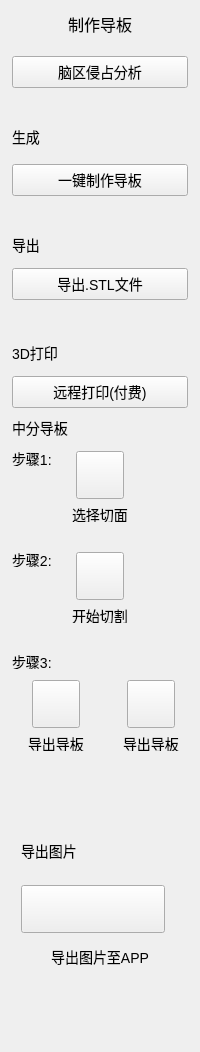
<?xml version="1.0" encoding="UTF-8"?>
<ui version="4.0">
 <class>UnitCreatePunctureGuide</class>
 <widget class="qMRMLWidget" name="UnitCreatePunctureGuide">
  <property name="geometry">
   <rect>
    <x>0</x>
    <y>0</y>
    <width>200</width>
    <height>1052</height>
   </rect>
  </property>
  <property name="minimumSize">
   <size>
    <width>200</width>
    <height>0</height>
   </size>
  </property>
  <property name="maximumSize">
   <size>
    <width>200</width>
    <height>16777215</height>
   </size>
  </property>
  <property name="styleSheet">
   <string notr="true"/>
  </property>
  <layout class="QHBoxLayout" name="horizontalLayout">
   <property name="spacing">
    <number>0</number>
   </property>
   <property name="leftMargin">
    <number>0</number>
   </property>
   <property name="topMargin">
    <number>0</number>
   </property>
   <property name="rightMargin">
    <number>0</number>
   </property>
   <property name="bottomMargin">
    <number>0</number>
   </property>
   <item>
    <widget class="QWidget" name="widget_2" native="true">
     <property name="styleSheet">
      <string notr="true">font:14px;</string>
     </property>
     <layout class="QVBoxLayout" name="verticalLayout">
      <property name="spacing">
       <number>12</number>
      </property>
      <property name="leftMargin">
       <number>12</number>
      </property>
      <property name="topMargin">
       <number>12</number>
      </property>
      <property name="rightMargin">
       <number>12</number>
      </property>
      <property name="bottomMargin">
       <number>12</number>
      </property>
      <item>
       <widget class="QLabel" name="label">
        <property name="minimumSize">
         <size>
          <width>0</width>
          <height>24</height>
         </size>
        </property>
        <property name="maximumSize">
         <size>
          <width>16777215</width>
          <height>24</height>
         </size>
        </property>
        <property name="styleSheet">
         <string notr="true">font:16px;</string>
        </property>
        <property name="text">
         <string>制作导板</string>
        </property>
        <property name="alignment">
         <set>Qt::AlignCenter</set>
        </property>
       </widget>
      </item>
      <item>
       <spacer name="verticalSpacer_2">
        <property name="orientation">
         <enum>Qt::Vertical</enum>
        </property>
        <property name="sizeType">
         <enum>QSizePolicy::Fixed</enum>
        </property>
        <property name="sizeHint" stdset="0">
         <size>
          <width>20</width>
          <height>4</height>
         </size>
        </property>
       </spacer>
      </item>
      <item>
       <widget class="QPushButton" name="brain_segment_button">
        <property name="minimumSize">
         <size>
          <width>176</width>
          <height>32</height>
         </size>
        </property>
        <property name="maximumSize">
         <size>
          <width>16777215</width>
          <height>24</height>
         </size>
        </property>
        <property name="text">
         <string>脑区侵占分析</string>
        </property>
       </widget>
      </item>
      <item>
       <spacer name="verticalSpacer_6">
        <property name="orientation">
         <enum>Qt::Vertical</enum>
        </property>
        <property name="sizeType">
         <enum>QSizePolicy::Fixed</enum>
        </property>
        <property name="sizeHint" stdset="0">
         <size>
          <width>20</width>
          <height>30</height>
         </size>
        </property>
       </spacer>
      </item>
      <item>
       <widget class="QLabel" name="label_3">
        <property name="minimumSize">
         <size>
          <width>0</width>
          <height>22</height>
         </size>
        </property>
        <property name="maximumSize">
         <size>
          <width>16777215</width>
          <height>22</height>
         </size>
        </property>
        <property name="font">
         <font>
          <pointsize>-1</pointsize>
          <italic>false</italic>
          <bold>false</bold>
         </font>
        </property>
        <property name="text">
         <string>生成</string>
        </property>
        <property name="alignment">
         <set>Qt::AlignLeading|Qt::AlignLeft|Qt::AlignVCenter</set>
        </property>
       </widget>
      </item>
      <item>
       <widget class="QPushButton" name="btnMake">
        <property name="sizePolicy">
         <sizepolicy hsizetype="Fixed" vsizetype="Fixed">
          <horstretch>0</horstretch>
          <verstretch>0</verstretch>
         </sizepolicy>
        </property>
        <property name="minimumSize">
         <size>
          <width>176</width>
          <height>32</height>
         </size>
        </property>
        <property name="maximumSize">
         <size>
          <width>17622</width>
          <height>24</height>
         </size>
        </property>
        <property name="font">
         <font>
          <pointsize>-1</pointsize>
          <italic>false</italic>
          <bold>false</bold>
         </font>
        </property>
        <property name="text">
         <string>一键制作导板</string>
        </property>
       </widget>
      </item>
      <item>
       <spacer name="verticalSpacer_3">
        <property name="orientation">
         <enum>Qt::Vertical</enum>
        </property>
        <property name="sizeType">
         <enum>QSizePolicy::Fixed</enum>
        </property>
        <property name="sizeHint" stdset="0">
         <size>
          <width>20</width>
          <height>30</height>
         </size>
        </property>
       </spacer>
      </item>
      <item>
       <widget class="QLabel" name="label_4">
        <property name="minimumSize">
         <size>
          <width>0</width>
          <height>22</height>
         </size>
        </property>
        <property name="maximumSize">
         <size>
          <width>16777215</width>
          <height>22</height>
         </size>
        </property>
        <property name="text">
         <string>导出</string>
        </property>
       </widget>
      </item>
      <item>
       <widget class="QPushButton" name="btnExport">
        <property name="minimumSize">
         <size>
          <width>0</width>
          <height>32</height>
         </size>
        </property>
        <property name="font">
         <font>
          <pointsize>-1</pointsize>
          <italic>false</italic>
          <bold>false</bold>
         </font>
        </property>
        <property name="text">
         <string>导出.STL文件</string>
        </property>
       </widget>
      </item>
      <item>
       <spacer name="verticalSpacer_4">
        <property name="orientation">
         <enum>Qt::Vertical</enum>
        </property>
        <property name="sizeType">
         <enum>QSizePolicy::Fixed</enum>
        </property>
        <property name="sizeHint" stdset="0">
         <size>
          <width>20</width>
          <height>30</height>
         </size>
        </property>
       </spacer>
      </item>
      <item>
       <widget class="QLabel" name="label_2">
        <property name="minimumSize">
         <size>
          <width>0</width>
          <height>22</height>
         </size>
        </property>
        <property name="maximumSize">
         <size>
          <width>16777215</width>
          <height>22</height>
         </size>
        </property>
        <property name="font">
         <font>
          <pointsize>-1</pointsize>
          <italic>false</italic>
          <bold>false</bold>
         </font>
        </property>
        <property name="text">
         <string>3D打印</string>
        </property>
        <property name="alignment">
         <set>Qt::AlignLeading|Qt::AlignLeft|Qt::AlignVCenter</set>
        </property>
       </widget>
      </item>
      <item>
       <widget class="QPushButton" name="btnPrint">
        <property name="minimumSize">
         <size>
          <width>0</width>
          <height>32</height>
         </size>
        </property>
        <property name="font">
         <font>
          <pointsize>-1</pointsize>
          <italic>false</italic>
          <bold>false</bold>
         </font>
        </property>
        <property name="text">
         <string>远程打印(付费)</string>
        </property>
       </widget>
      </item>
      <item>
       <widget class="QWidget" name="widget" native="true">
        <property name="minimumSize">
         <size>
          <width>0</width>
          <height>340</height>
         </size>
        </property>
        <widget class="QWidget" name="widget_3" native="true">
         <property name="geometry">
          <rect>
           <x>0</x>
           <y>0</y>
           <width>141</width>
           <height>16</height>
          </rect>
         </property>
         <property name="minimumSize">
          <size>
           <width>0</width>
           <height>16</height>
          </size>
         </property>
         <property name="maximumSize">
          <size>
           <width>16777215</width>
           <height>16</height>
          </size>
         </property>
         <layout class="QHBoxLayout" name="horizontalLayout_2">
          <property name="leftMargin">
           <number>0</number>
          </property>
          <property name="topMargin">
           <number>0</number>
          </property>
          <property name="rightMargin">
           <number>0</number>
          </property>
          <property name="bottomMargin">
           <number>0</number>
          </property>
          <item>
           <widget class="QLabel" name="label_5">
            <property name="text">
             <string>中分导板</string>
            </property>
            <property name="alignment">
             <set>Qt::AlignLeading|Qt::AlignLeft|Qt::AlignVCenter</set>
            </property>
           </widget>
          </item>
          <item>
           <widget class="QLabel" name="icon_vip">
            <property name="minimumSize">
             <size>
              <width>16</width>
              <height>16</height>
             </size>
            </property>
            <property name="maximumSize">
             <size>
              <width>16</width>
              <height>16</height>
             </size>
            </property>
            <property name="text">
             <string/>
            </property>
           </widget>
          </item>
          <item>
           <spacer name="horizontalSpacer_2">
            <property name="orientation">
             <enum>Qt::Horizontal</enum>
            </property>
            <property name="sizeHint" stdset="0">
             <size>
              <width>40</width>
              <height>20</height>
             </size>
            </property>
           </spacer>
          </item>
         </layout>
        </widget>
        <widget class="QPushButton" name="btnChoosePlane">
         <property name="geometry">
          <rect>
           <x>64</x>
           <y>31</y>
           <width>48</width>
           <height>48</height>
          </rect>
         </property>
         <property name="minimumSize">
          <size>
           <width>32</width>
           <height>32</height>
          </size>
         </property>
         <property name="text">
          <string/>
         </property>
         <property name="checkable">
          <bool>true</bool>
         </property>
        </widget>
        <widget class="QPushButton" name="btnStartCut">
         <property name="geometry">
          <rect>
           <x>64</x>
           <y>132</y>
           <width>48</width>
           <height>48</height>
          </rect>
         </property>
         <property name="minimumSize">
          <size>
           <width>32</width>
           <height>32</height>
          </size>
         </property>
         <property name="text">
          <string/>
         </property>
        </widget>
        <widget class="QPushButton" name="btnRedExport">
         <property name="geometry">
          <rect>
           <x>20</x>
           <y>260</y>
           <width>48</width>
           <height>48</height>
          </rect>
         </property>
         <property name="minimumSize">
          <size>
           <width>32</width>
           <height>32</height>
          </size>
         </property>
         <property name="text">
          <string/>
         </property>
        </widget>
        <widget class="QPushButton" name="btnGreenExport">
         <property name="geometry">
          <rect>
           <x>115</x>
           <y>260</y>
           <width>48</width>
           <height>48</height>
          </rect>
         </property>
         <property name="minimumSize">
          <size>
           <width>32</width>
           <height>32</height>
          </size>
         </property>
         <property name="text">
          <string/>
         </property>
        </widget>
        <widget class="QLabel" name="label_6">
         <property name="geometry">
          <rect>
           <x>0</x>
           <y>31</y>
           <width>54</width>
           <height>15</height>
          </rect>
         </property>
         <property name="text">
          <string>步骤1:</string>
         </property>
        </widget>
        <widget class="QLabel" name="label_7">
         <property name="geometry">
          <rect>
           <x>60</x>
           <y>87</y>
           <width>56</width>
           <height>15</height>
          </rect>
         </property>
         <property name="text">
          <string>选择切面</string>
         </property>
        </widget>
        <widget class="QLabel" name="label_8">
         <property name="geometry">
          <rect>
           <x>0</x>
           <y>132</y>
           <width>54</width>
           <height>15</height>
          </rect>
         </property>
         <property name="text">
          <string>步骤2:</string>
         </property>
        </widget>
        <widget class="QLabel" name="label_9">
         <property name="geometry">
          <rect>
           <x>60</x>
           <y>188</y>
           <width>56</width>
           <height>15</height>
          </rect>
         </property>
         <property name="text">
          <string>开始切割</string>
         </property>
        </widget>
        <widget class="QLabel" name="label_10">
         <property name="geometry">
          <rect>
           <x>0</x>
           <y>234</y>
           <width>54</width>
           <height>15</height>
          </rect>
         </property>
         <property name="text">
          <string>步骤3:</string>
         </property>
        </widget>
        <widget class="QLabel" name="label_11">
         <property name="geometry">
          <rect>
           <x>16</x>
           <y>316</y>
           <width>56</width>
           <height>15</height>
          </rect>
         </property>
         <property name="text">
          <string>导出导板</string>
         </property>
        </widget>
        <widget class="QLabel" name="label_12">
         <property name="geometry">
          <rect>
           <x>111</x>
           <y>316</y>
           <width>56</width>
           <height>15</height>
          </rect>
         </property>
         <property name="text">
          <string>导出导板</string>
         </property>
        </widget>
       </widget>
      </item>
      <item>
       <spacer name="verticalSpacer_5">
        <property name="orientation">
         <enum>Qt::Vertical</enum>
        </property>
        <property name="sizeType">
         <enum>QSizePolicy::Fixed</enum>
        </property>
        <property name="sizeHint" stdset="0">
         <size>
          <width>20</width>
          <height>40</height>
         </size>
        </property>
       </spacer>
      </item>
      <item>
       <widget class="QWidget" name="horizontalWidget" native="true">
        <property name="minimumSize">
         <size>
          <width>0</width>
          <height>156</height>
         </size>
        </property>
        <property name="maximumSize">
         <size>
          <width>16777215</width>
          <height>128</height>
         </size>
        </property>
        <layout class="QVBoxLayout" name="verticalLayout_2">
         <property name="spacing">
          <number>18</number>
         </property>
         <item>
          <widget class="QLabel" name="label_14">
           <property name="minimumSize">
            <size>
             <width>0</width>
             <height>32</height>
            </size>
           </property>
           <property name="text">
            <string>导出图片</string>
           </property>
          </widget>
         </item>
         <item>
          <widget class="QPushButton" name="btnExportPng">
           <property name="minimumSize">
            <size>
             <width>144</width>
             <height>48</height>
            </size>
           </property>
           <property name="maximumSize">
            <size>
             <width>144</width>
             <height>48</height>
            </size>
           </property>
           <property name="text">
            <string/>
           </property>
          </widget>
         </item>
         <item>
          <widget class="QLabel" name="label_13">
           <property name="minimumSize">
            <size>
             <width>0</width>
             <height>32</height>
            </size>
           </property>
           <property name="text">
            <string>导出图片至APP</string>
           </property>
           <property name="alignment">
            <set>Qt::AlignCenter</set>
           </property>
          </widget>
         </item>
        </layout>
       </widget>
      </item>
      <item>
       <spacer name="verticalSpacer">
        <property name="orientation">
         <enum>Qt::Vertical</enum>
        </property>
        <property name="sizeType">
         <enum>QSizePolicy::Expanding</enum>
        </property>
        <property name="sizeHint" stdset="0">
         <size>
          <width>20</width>
          <height>20</height>
         </size>
        </property>
       </spacer>
      </item>
     </layout>
    </widget>
   </item>
  </layout>
 </widget>
 <customwidgets>
  <customwidget>
   <class>qMRMLWidget</class>
   <extends>QWidget</extends>
   <header>qMRMLWidget.h</header>
   <container>1</container>
  </customwidget>
 </customwidgets>
 <resources/>
 <connections/>
</ui>
